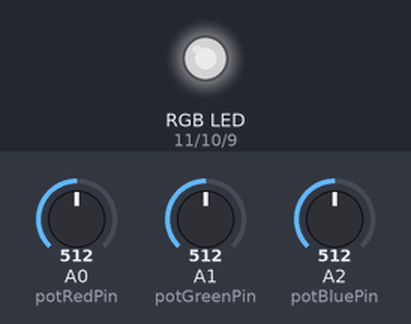
A sketch run on a simulated Arduino Uno, built with avr-gcc and run on an emulated ATmega328P. On the bench: an RGB LED mixed from three pins (HIGH = lit). The inputs (shaded band) are chosen by the test bench; at power-on: A0 (potRedPin) = 512, A1 (potGreenPin) = 512, A2 (potBluePin) = 512. Dim RGB values are drawn brighter than linear.

Above: at 1.2 s.
1.3 s: A0 (potRedPin) set to 716
At 1.6 s:
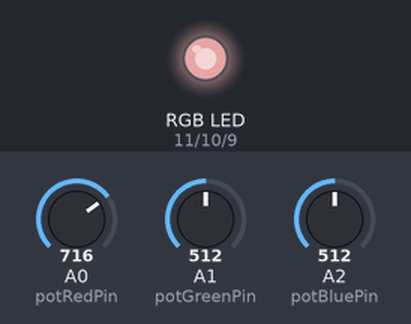
2.8 s: A1 (potGreenPin) set to 716
At 4.0 s:
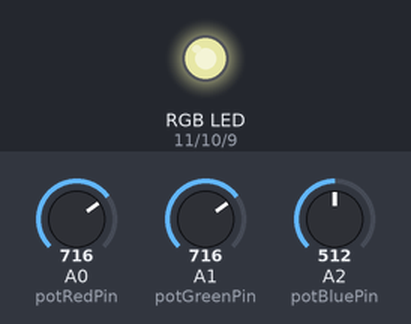
4.3 s: A2 (potBluePin) set to 716
At 5.1 s:
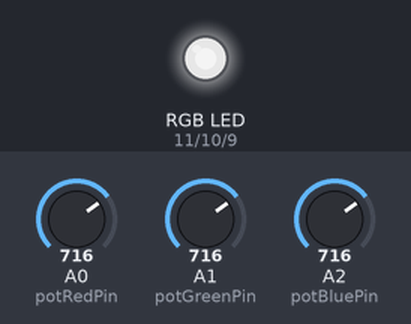
5.8 s: A0 (potRedPin) set to 900
At 6.2 s:
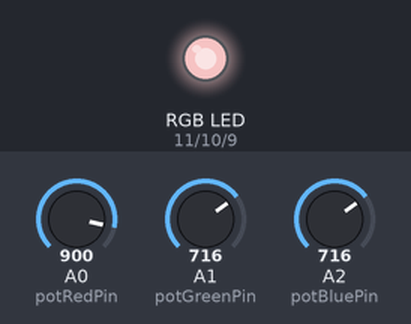
7.3 s: A1 (potGreenPin) set to 900
At 8.5 s:
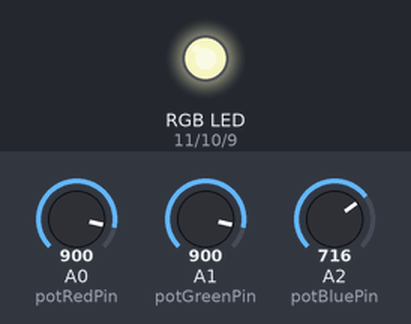
8.8 s: A2 (potBluePin) set to 900
At 9.7 s:
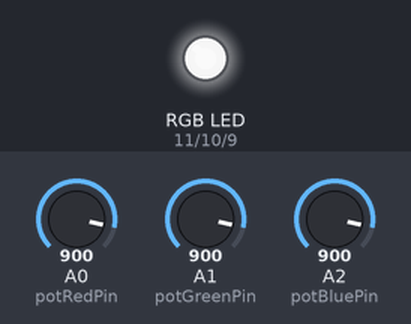
Timing chart, 0 to 11.3 s (numbered marks = the images above; inputs shaded):
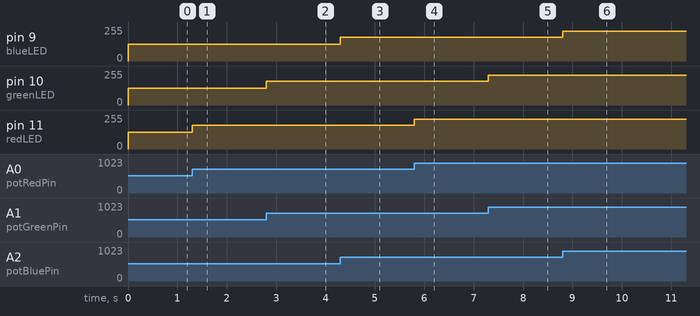

The sketch:

Homework_lab2.ino
```cpp
const int redLED = 11;
const int greenLED = 10;
const int blueLED = 9;

const int potRedPin = A0;
const int potGreenPin = A1;
const int potBluePin = A2;

void setup() {
  pinMode(redLED, OUTPUT);
  pinMode(greenLED, OUTPUT);
  pinMode(blueLED, OUTPUT);
}

void loop() {
  int potRedValue = analogRead(potRedPin);
  int potGreenValue = analogRead(potGreenPin);
  int potBlueValue = analogRead(potBluePin);

  int intensityRedLED;
  int intensityGreenLED;
  int intensityBlueLED;

  intensityRedLED = map(potRedValue, 0, 1023, 0, 255);
  intensityGreenLED = map(potGreenValue, 0, 1023, 0, 255);
  intensityBlueLED = map(potBlueValue, 0, 1023, 0, 255);

  analogWrite(redLED, intensityRedLED);
  analogWrite(greenLED, intensityGreenLED);
  analogWrite(blueLED, intensityBlueLED);
}
```

Measured:
- after the input at 1.3 s, pin 11 (redLED): 127/255 → 178/255 at once
- after the input at 2.8 s, pin 10 (greenLED): 127/255 → 178/255 at once
- after the input at 4.3 s, pin 9 (blueLED): 127/255 → 178/255 at once
- after the input at 5.8 s, pin 11 (redLED): 178/255 → 224/255 at once
- after the input at 7.3 s, pin 10 (greenLED): 178/255 → 224/255 at once
- after the input at 8.8 s, pin 9 (blueLED): 178/255 → 224/255 at once
